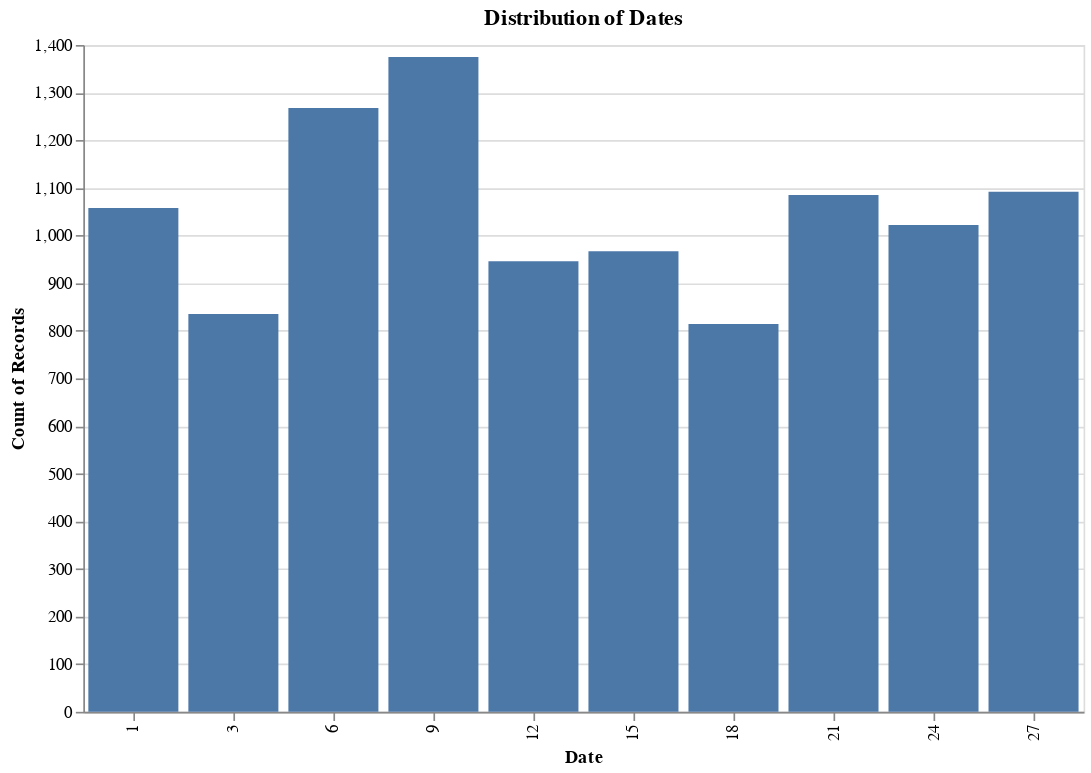

Notebook code for this chart:
### Code cell
# prompt: Histogram for Date include tooltip

alt.data_transformers.enable("vegafusion")
chart = alt.Chart(df).mark_bar().encode(
    x=alt.X('Date:O'),
    y='count()',
    tooltip=[alt.Tooltip('Date:O', bin=True, title='Date'), 'count()']
).properties(
    title='Distribution of Dates',
    width=600,
    height=400
)

chart.display()

### Figure 1 — Vega specification as saved in the notebook (floating-point values rounded to 4 significant figures)
{"$schema": "https://vega.github.io/schema/vega/v5.json", "data": [{"name": "source_0", "values": [{"Date": 24, "__count": 1022, "bin_maxbins_10_Date": 20.0, "bin_maxbins_10_Date_end": 25.0}, {"Date": 1, "__count": 1058, "bin_maxbins_10_Date": 0.0, "bin_maxbins_10_Date_end": 5.0}, {"Date": 9, "__count": 1375, "bin_maxbins_10_Date": 5.0, "bin_maxbins_10_Date_end": 10.0}, {"Date": 12, "__count": 946, "bin_maxbins_10_Date": 10.0, "bin_maxbins_10_Date_end": 15.0}, {"Date": 27, "__count": 1092, "bin_maxbins_10_Date": 25.0, "bin_maxbins_10_Date_end": 30.0}, {"Date": 18, "__count": 814, "bin_maxbins_10_Date": 15.0, "bin_maxbins_10_Date_end": 20.0}, {"Date": 3, "__count": 835, "bin_maxbins_10_Date": 0.0, "bin_maxbins_10_Date_end": 5.0}, {"Date": 15, "__count": 967, "bin_maxbins_10_Date": 15.0, "bin_maxbins_10_Date_end": 20.0}, {"Date": 6, "__count": 1268, "bin_maxbins_10_Date": 5.0, "bin_maxbins_10_Date_end": 10.0}, {"Date": 21, "__count": 1085, "bin_maxbins_10_Date": 20.0, "bin_maxbins_10_Date_end": 25.0}]}, {"name": "source_0_x_domain_Date", "values": [{"Date": 24}, {"Date": 1}, {"Date": 9}, {"Date": 12}, {"Date": 27}, {"Date": 18}, {"Date": 3}, {"Date": 15}, {"Date": 6}, {"Date": 21}]}, {"name": "source_0_y_domain___count", "values": [{"min": 814, "max": 1375}]}], "marks": [{"type": "rect", "name": "marks", "from": {"data": "source_0"}, "encode": {"update": {"tooltip": {"signal": "{\"Date\": !isValid(datum[\"bin_maxbins_10_Date\"]) || !isFinite(+datum[\"bin_maxbins_10_Date\"]) ? \"null\" : format(datum[\"bin_maxbins_10_Date\"], \"\") + \" – \" + format(datum[\"bin_maxbins_10_Date_end\"], \"\"), \"Count of Records\": format(datum[\"__count\"], \"\")}"}, "width": {"signal": "max(0.25, bandwidth('x'))"}, "x": {"field": "Date", "scale": "x"}, "y2": {"value": 0, "scale": "y"}, "y": {"field": "__count", "scale": "y"}, "fill": {"value": "#4c78a8"}}}, "style": ["bar"]}], "scales": [{"name": "x", "type": "band", "domain": {"data": "source_0_x_domain_Date", "field": "Date", "sort": true}, "range": [0, {"signal": "width"}], "paddingInner": 0.1, "paddingOuter": 0.05}, {"name": "y", "type": "linear", "domain": [{"signal": "(data(\"source_0_y_domain___count\")[0] || {}).min"}, {"signal": "(data(\"source_0_y_domain___count\")[0] || {}).max"}], "range": [{"signal": "height"}, 0], "nice": true, "zero": true}], "axes": [{"scale": "y", "gridScale": "x", "minExtent": 0, "aria": false, "maxExtent": 0, "ticks": false, "domain": false, "grid": true, "zindex": 0, "labels": false, "tickCount": {"signal": "ceil(height/40)"}, "orient": "left"}, {"scale": "x", "zindex": 0, "orient": "bottom", "labelAlign": "right", "grid": false, "labelBaseline": "middle", "labelAngle": 270, "title": "Date"}, {"scale": "y", "orient": "left", "title": "Count of Records", "zindex": 0, "labelOverlap": true, "grid": false, "tickCount": {"signal": "ceil(height/40)"}}], "title": {"text": "Distribution of Dates", "frame": "group"}, "height": 400, "background": "white", "padding": 5, "style": "cell", "width": 600}
